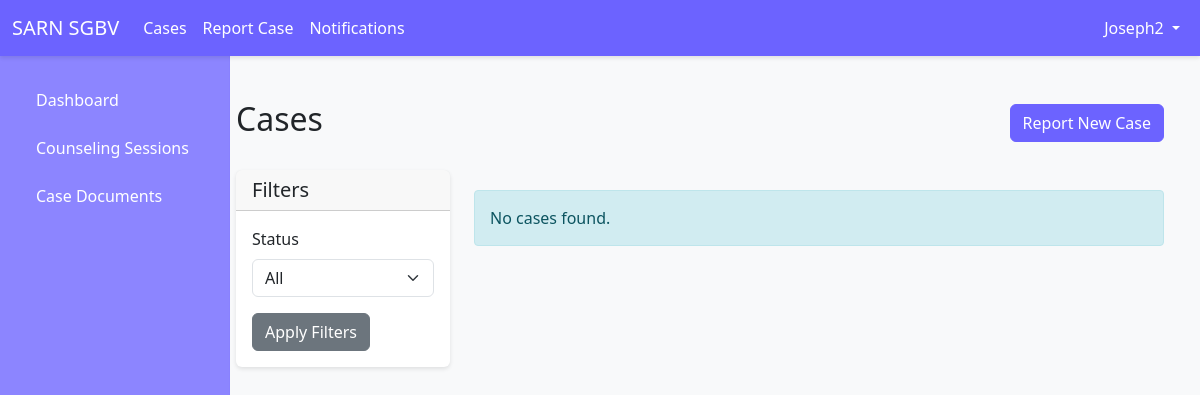
Before: /cases/ (signed in) with the older database file.
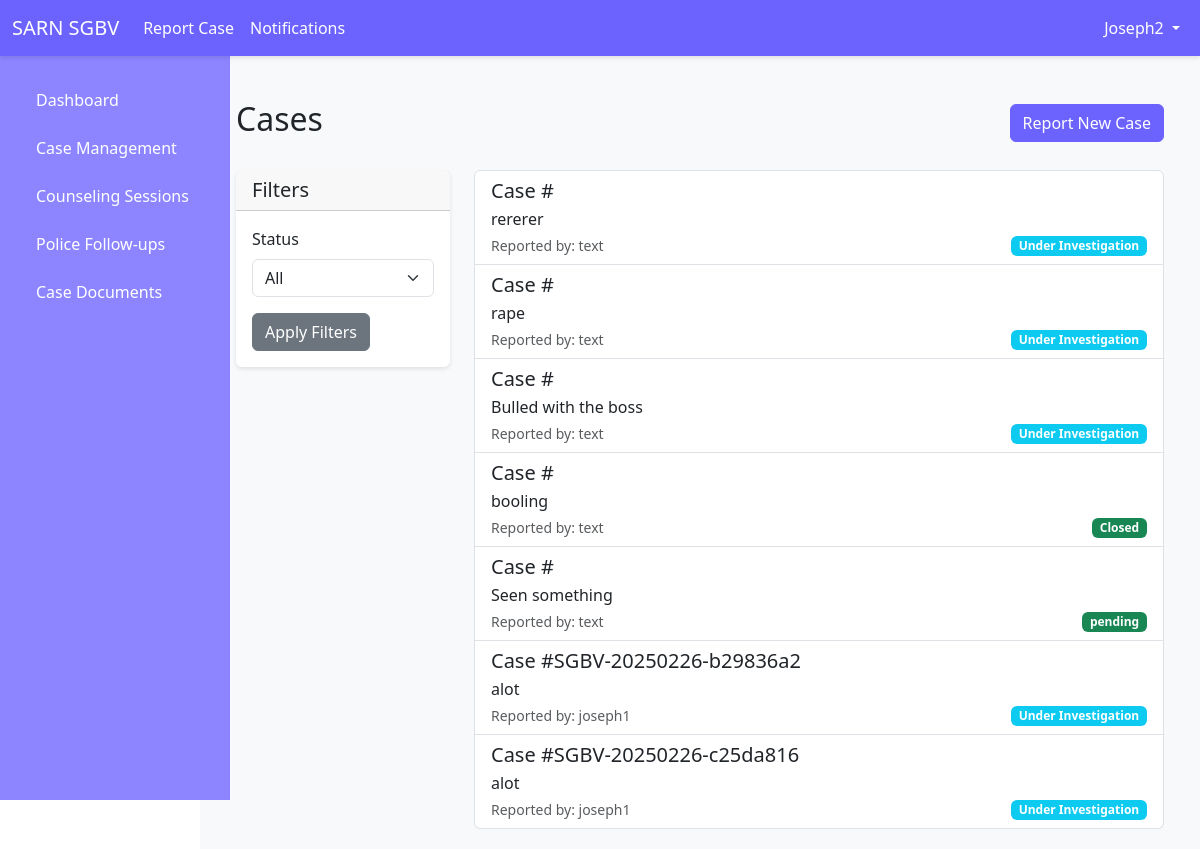
After: the same page with the newer database file.
### cases/models.py (models this page shows, shortened)
class Case(models.Model):
    INCIDENT_TYPE_CHOICES = (
        ('physical', 'Physical Violence'),
        ('sexual', 'Sexual Violence'),
        ('emotional', 'Emotional/Psychological Violence'),
        ('economic', 'Economic Violence'),
        ('other', 'Other'),
    )
    STATUS_CHOICES = (
        ('reported', 'Reported'),
        ('under_investigation', 'Under Investigation'),
        ('medical_examination', 'Medical Examination'),
        ('legal_proceedings', 'Legal Proceedings'),
        ('closed', 'Closed'),
    )
    survivor = models.ForeignKey(User, on_delete=models.PROTECT, related_name='reported_incidents')
    incident_type = models.CharField(max_length=20, choices=INCIDENT_TYPE_CHOICES)
    incident_date = models.DateTimeField()
    incident_location = models.CharField(max_length=255)
    description = models.TextField()
    perpetrator_name = models.CharField(max_length=255, blank=True, null=True)
    perpetrator_details = models.TextField(blank=True, null=True)
    case_number = models.CharField(max_length=50)
    status = models.CharField(max_length=25, choices=STATUS_CHOICES, default='reported')
    report_date = models.DateTimeField(auto_now_add=True)
    assigned_officer = models.ForeignKey(
        User,
        on_delete=models.SET_NULL,
        null=True,
        blank=True,
        related_name='assigned_cases',
        limit_choices_to={'role': 'law_enforcement'}
    )
    created_at = models.DateTimeField(auto_now_add=True)
    updated_at = models.DateTimeField(auto_now=True)

### users/models.py (models this page shows)
class User(AbstractUser):
    ROLE_CHOICES = [
        ('survivor', 'Survivor'),
        ('officer', 'SGBV Officer'),
        ('law_enforcement', 'Law Enforcement'),
        ('medical_officer', 'Medical Officer'),
    ]
    role = models.CharField(max_length=20, choices=ROLE_CHOICES, default='survivor')
    phone = models.CharField(max_length=15, blank=True, null=True)
    address = models.TextField(blank=True, null=True)
    groups = models.ManyToManyField(Group, related_name="custom_user_groups", blank=True)
    user_permissions = models.ManyToManyField(Permission, related_name="custom_user_permissions", blank=True)

### cases/views.py (the view)
# urls.py: path('cases/', case_list, name='case_list'),
@login_required
def case_list(request):
    if request.user.role == "officer":
        cases = Case.objects.all()
    elif request.user.role == "law_enforcement":
        cases = Case.objects.filter(assigned_officer=request.user)
    else:
        cases = Case.objects.filter(survivor=request.user)
    status_filter = request.GET.get('status')
    if status_filter:
        cases = cases.filter(status=status_filter)
    paginator = Paginator(cases, 10)  # Show 10 cases per page
    page_number = request.GET.get('page')
    page_obj = paginator.get_page(page_number)
    context = {
        'cases': page_obj,
        'status_choices': Case.STATUS_CHOICES,
        'is_paginated': page_obj.has_other_pages(),
        'page_obj': page_obj,
    }
    return render(request, 'cases/case_list.html', context)

### cases/templates/cases/case_list.html (shortened to what this page needs)
{% extends 'base.html' %}
{% block content %}
<div class="container mt-4">
    <div class="d-flex justify-content-between align-items-center mb-4">
        <h2>Cases</h2>
        {% if user.is_authenticated %}
        <a href="{% url 'report_case' %}" class="btn btn-primary">Report New Case</a>
        {% endif %}
    </div>
    <div class="row">
        <div class="col-md-3">
            <div class="card mb-4">
                <div class="card-header">
                    <h5 class="mb-0">Filters</h5>
                </div>
                <div class="card-body">
                    <form method="get">
                        <div class="mb-3">
                            <label class="form-label">Status</label>
                            <select name="status" class="form-select">
                                <option value="">All</option>
                            </select>
                        </div>
                        <button type="submit" class="btn btn-secondary">Apply Filters</button>
                    </form>
                </div>
            </div>
        </div>
        <div class="col-md-9">
            {% if cases %}
            <div class="list-group">
                {% for case in cases %}
                <a href="{% url 'case_detail' case.id %}" class="list-group-item list-group-item-action">
                    <div class="d-flex w-100 justify-content-between">
                        <h5 class="mb-1">Case #{{ case.case_number }}</h5>
                    </div>
                    <p class="mb-1">{{ case.description|truncatewords:30 }}</p>
                    <div class="d-flex justify-content-between align-items-center">
                        <small class="text-muted">Reported by: {{ case.survivor.get_username }}</small>
                        <span class="badge {% if case.status == 'reported' %}bg-warning{% elif case.status == 'under_investigation' %}bg-info{% else %}bg-success{% endif %}">
                            {{ case.get_status_display }}
                        </span>
                    </div>
                </a>
                {% endfor %}
            </div>
            {% else %}
            <div class="alert alert-info">No cases found.</div>
            {% endif %}
        </div>
    </div>
</div>
{% endblock %}

### templates/base.html (shortened to what this page needs)
<!DOCTYPE html>
<html lang="en">
<head>
    <link href="https://cdn.jsdelivr.net/npm/bootstrap@5.3.0/dist/css/bootstrap.min.css" rel="stylesheet">
</head>
<body>
    <nav class="navbar navbar-expand-lg">
        <div class="container-fluid">
            <a class="navbar-brand" href="{% url 'dashboard' %}">SARN SGBV</a>
            <div class="collapse navbar-collapse" id="navbarNav">
                <ul class="navbar-nav me-auto">
                    {% if user.is_authenticated %}
                        {% if user.role in "provider law_enforcement" %}
                        <li class="nav-item">
                            <a class="nav-link" href="{% url 'case_list' %}">Cases</a>
                        </li>
                        {% endif %}
                        <li class="nav-item">
                            <a class="nav-link" href="{% url 'report_case' %}">Report Case</a>
                        </li>
                        <li class="nav-item">
                            <a class="nav-link" href="{% url 'notifications_list' %}">
                                Notifications
                            </a>
                        </li>
                    {% endif %}
                </ul>
                <ul class="navbar-nav">
                    {% if user.is_authenticated %}
                        <li class="nav-item dropdown">
                            <a class="nav-link dropdown-toggle" href="#" id="userDropdown" role="button" data-bs-toggle="dropdown">
                                {{ user.username }}
                            </a>
                        </li>
                    {% else %}
                        <li class="nav-item">
                            <a class="nav-link" href="{% url 'login' %}">Login</a>
                        </li>
                    {% endif %}
                </ul>
            </div>
        </div>
    </nav>
    <div class="container-fluid">
        <div class="row">
            {% if user.is_authenticated %}
            <div class="col-md-3 col-lg-2 d-md-block sidebar collapse">
                <div class="position-sticky">
                    <ul class="nav flex-column">
                        <li class="nav-item">
                            <a class="nav-link" href="{% url 'dashboard' %}">
                                Dashboard
                            </a>
                        </li>
                        {% if user.role in "officer law_enforcement" %}
                        <li class="nav-item">
                            <a class="nav-link" href="{% url 'case_list' %}">
                                Case Management
                            </a>
                        </li>
                        {% endif %}
                        {% if user.role != "law_enforcement" %}
                        <li class="nav-item">
                            <a class="nav-link" href="{% url 'counseling_sessions' %}">
                                Counseling Sessions
                            </a>
                        </li>
                        {% endif %}
                        {% if user.role == "officer" %}
                        <li class="nav-item">
                            <a class="nav-link" href="{% url 'police_followups' %}">
                                Police Follow-ups
                            </a>
                        </li>
                        {% endif %}
                        <li class="nav-item">
                            <a class="nav-link" href="{% url 'case_documents' %}">
                                Case Documents
                            </a>
                        </li>
                    </ul>
                </div>
            </div>
            <main class="col-md-9 ms-sm-auto col-lg-10 px-md-4 main-content">
            {% else %}
            <main class="col-12 px-4 main-content">
            {% endif %}
                {% block content %}
                {% endblock %}
            </main>
        </div>
    </div>
</body>
</html>

Changed rows visible on the page:
changed User "Joseph2": role "provider" → "officer" (drawn)
now on this page (row unchanged): Case: description "rererer", survivor.get_username "text", status "Under Investigation"
now on this page (row unchanged): Case: description "rape", survivor.get_username "text", status "Under Investigation"
now on this page (row unchanged): Case: description "Bulled with the boss", survivor.get_username "text", status "Under Investigation"
now on this page (row unchanged): Case: description "booling", survivor.get_username "text", status "Closed"
now on this page (row unchanged): Case: description "Seen something", survivor.get_username "text", status "pending"
now on this page (row edited): Case: case_number "SGBV-20250226-b29836a2", description "alot", survivor.get_username "joseph1", status "Under Investigation"
now on this page (row edited): Case: case_number "SGBV-20250226-c25da816", description "alot", survivor.get_username "joseph1", status "Under Investigation"
Other visible differences:
text no longer shown: "Cases No cases found."
text now shown: "Case Management Police Follow-ups"
